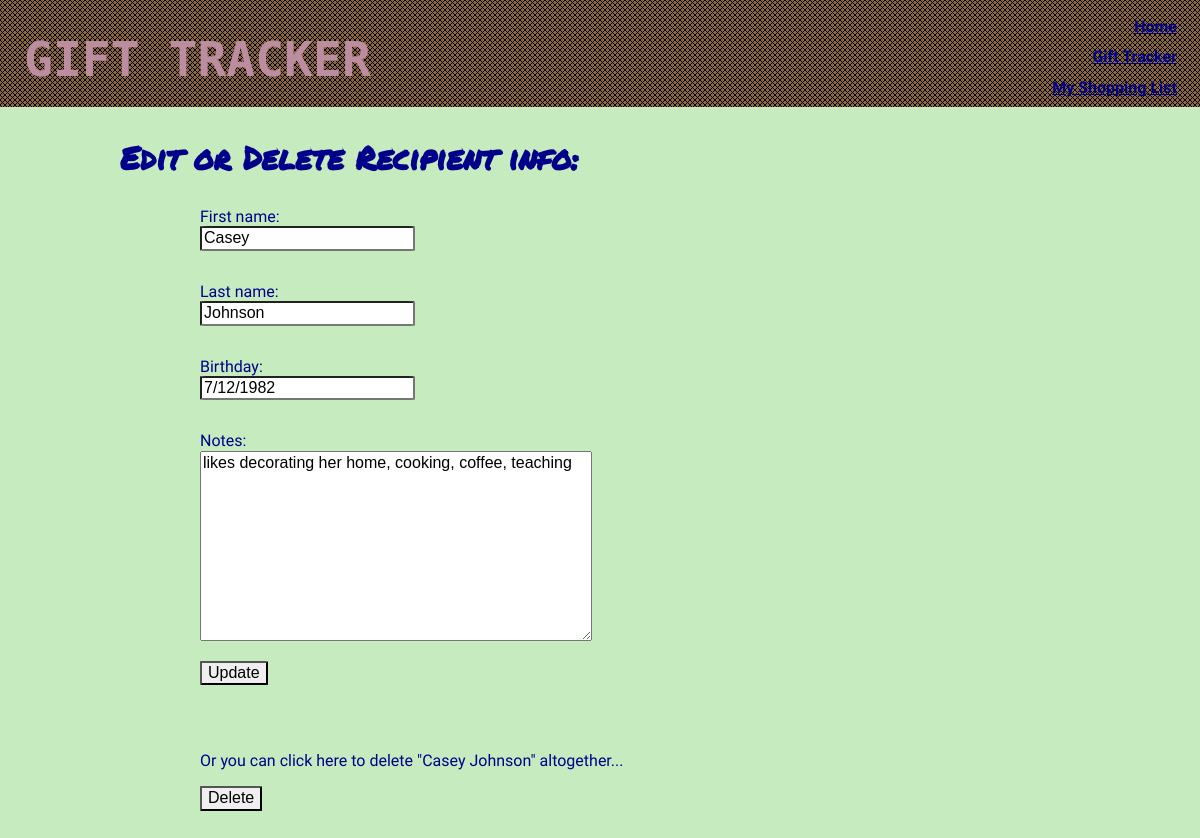
Screenshot of /idea_tracker/recipient_update/54/ with the database file from the repository.
### idea_tracker/models.py (models this page shows, shortened)
class Recipient(models.Model):
    first_name = models.CharField(max_length=30)
    last_name = models.CharField(max_length=30)
    birthday = models.CharField(max_length=10, blank=True)
    notes = models.TextField(max_length=255, blank=True)
    def __str__(self):
        return "{} {}".format(self.first_name, self.last_name)

### idea_tracker/views.py (the view, shortened to what this page needs)
# urls.py: url(r'^recipient_update/(?P<pk>\d+)/$', views.RecipientUpdate.as_view(), name='recipient_update_form'),
class RecipientUpdate(UpdateView):
    model = models.Recipient
    fields = ['first_name', 'last_name', 'birthday', 'notes']
    template_name_suffix = '_update_form'

### idea_tracker/templates/idea_tracker/recipient_update_form.html
{% extends 'layout.html' %}
{% load static from staticfiles %}
{% block content %}
<h3>Edit or Delete Recipient info:</h3>
<form action='' method="POST">{% csrf_token %}
    {{ form.as_p }}
    <input type="Submit" value="Update">
</form>
    <br>
<form action="/idea_tracker/recipient_delete/{{ object.pk }}" method="GET">{% csrf_token %}
    <p>Or you can click here to delete "{{ object }}" altogether...</p>
    <input type="Submit" value="Delete">
</form>
{% endblock %}

### assets/css/layout.css (style rules this page uses)
:root { background: #c6ebbe; }
h3, h4, h5 { color: darkblue; font-family: 'Permanent Marker', cursive, 'Courier New', serif; font-size: 2em; }
form { color: darkblue; font-family: 'Kalam', cursive; width: 50em; margin: 0 auto; }
label, input { display: block; border-radius: 3% }
input { margin-bottom: 2em; }

### rows the page displays
Recipient: first_name "Casey", last_name "Johnson", birthday "7/12/1982", notes "likes decorating her home, cooking, coffee, teaching", first_name+last_name "Casey Johnson"
